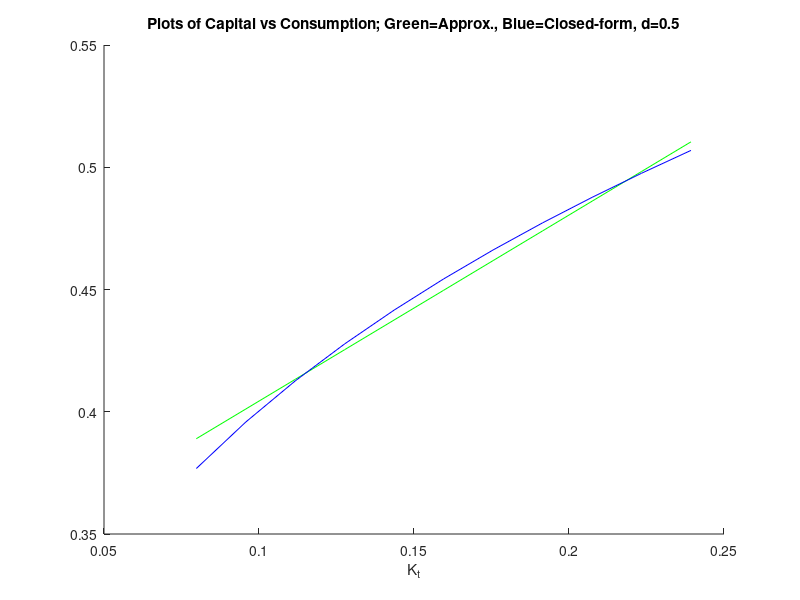
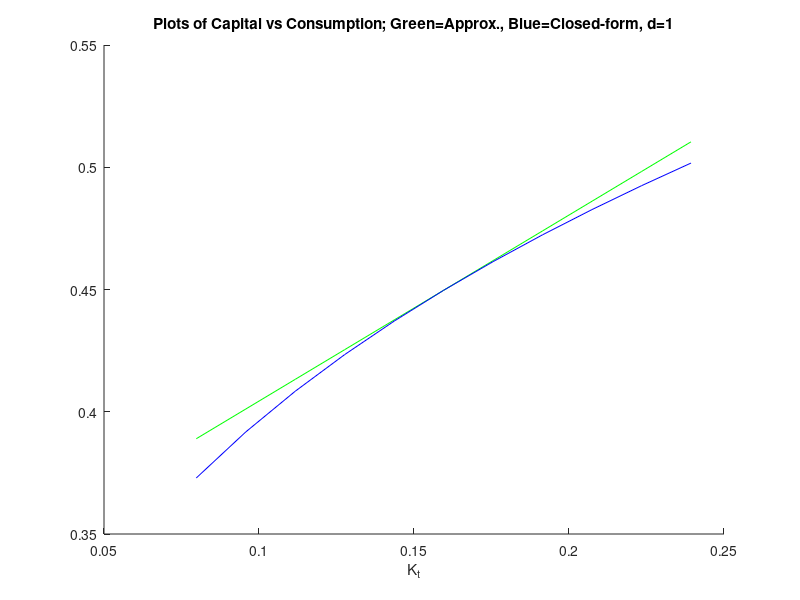

These figures' MATLAB source, in order:
clear all
clc
a=0.27;
b=0.97;
d=0.5;
k_star=(a*b)^(1/(1-a));

c_star = k_star^a - k_star;
B=[(-1/b) 1; 0 (-1/(c_star^2))];
blah=-b*(1/c_star)*(a^2-a)*k_star^(a-2);
A=[1 0; blah 1/c_star^2];
J=-inv(A)*B;
[T,S]=eig(J);
T1=inv(T);

kt=.5*k_star:k_star/10:1.5*k_star;
k0=(b*a*d/(1-b*(1-d)))^d;

figure
hold on
plot(kt,c_star-(T1(2,1)/T1(2,2))*(kt-k_star),'g')
plot(kt,(1-k0^(1/d))*kt.^a,'b')
title(sprintf('Plots of Capital vs Consumption; Green=Approx., Blue=Closed-form, d=0.5'))
xlabel('K_{t}')
hold off

d=1;
k0=(b*a*d/(1-b*(1-d)))^d;

figure
hold on
plot(kt,c_star-(T1(2,1)/T1(2,2))*(kt-k_star),'g')
plot(kt,(1-k0^(1/d))*kt.^a,'b')
title(sprintf('Plots of Capital vs Consumption; Green=Approx., Blue=Closed-form, d=1'))
xlabel('K_{t}')
hold off